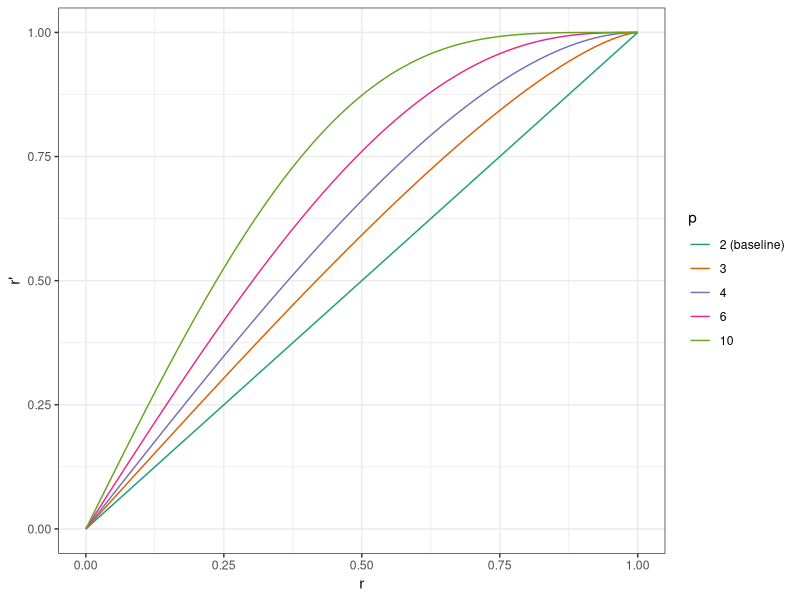

This chart was generated by the following R code:
## ---- chunk 1
knitr::opts_chunk$set(echo = FALSE, message = FALSE, warning = FALSE)
## ---- chunk 2
library(tidyverse)
# define index as function of c
trans_p <- function(p){
  function(r){
    sqrt( 1 - (1-r^2)^(p/2))
  }
}
  
# plot dependence for selected values
ggplot(data = data.frame(x = c(0,1)), mapping = aes(x = x)) +
    stat_function(
        fun = trans_p(2),
        mapping = aes(color = "ca")) +
  stat_function(
        fun = trans_p(3),
        mapping = aes(color = "cb")) +
  stat_function(
        fun = trans_p(4),
        mapping = aes(color = "cc")) +
    stat_function(
        fun = trans_p(6),
        mapping = aes(color = "cd")) +
      stat_function(
        fun = trans_p(10),
        mapping = aes(color = "ce")) +
  scale_color_manual(name = "p",
                     values = RColorBrewer::brewer.pal(5, "Dark2"),
                     labels = c("2 (baseline)","3", "4", "6", "10")) +
  xlab("r") + ylab("r'") + theme_bw()
